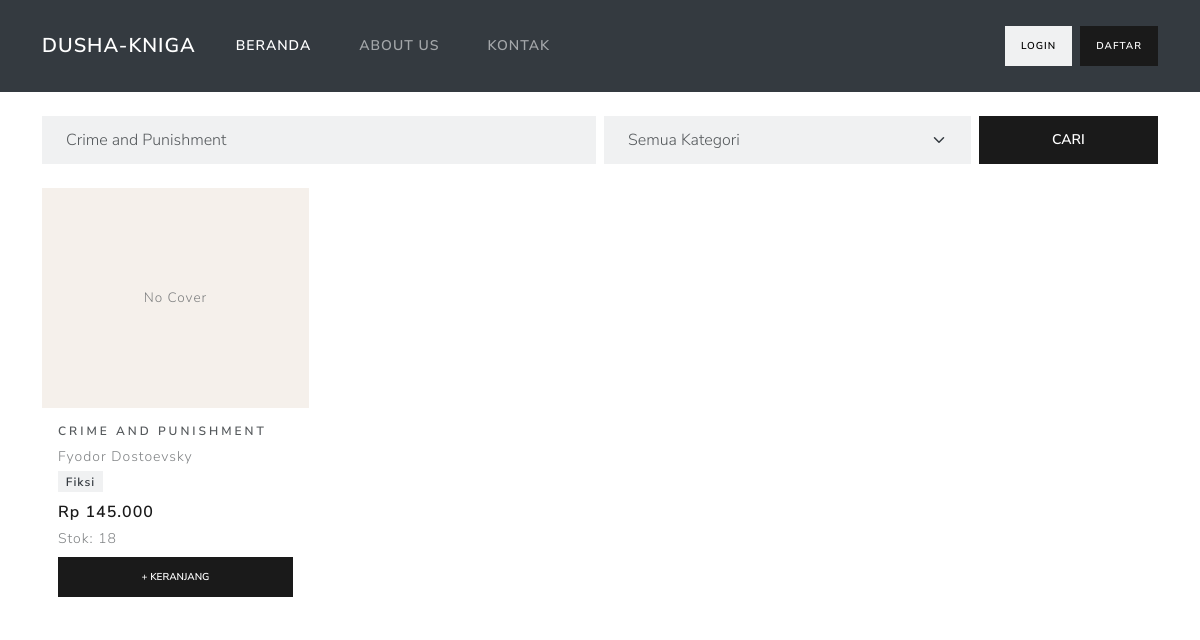
The app's page /index.php?cari=Crime and Punishment with its own data.
### tables this page shows
CREATE TABLE IF NOT EXISTS buku (
    id           INT AUTO_INCREMENT PRIMARY KEY,
    id_kategori  INT           NOT NULL,
    judul        VARCHAR(200)  NOT NULL,
    pengarang    VARCHAR(100)  NOT NULL,
    penerbit     VARCHAR(100),
    tahun_terbit YEAR,
    harga        DECIMAL(10,2) NOT NULL DEFAULT 0,
    stok         INT           NOT NULL DEFAULT 0,
    deskripsi    TEXT,
    cover_image  VARCHAR(255)  DEFAULT NULL,
    created_at   TIMESTAMP DEFAULT CURRENT_TIMESTAMP,
    FOREIGN KEY (id_kategori) REFERENCES kategori(id) ON DELETE RESTRICT
);

CREATE TABLE IF NOT EXISTS kategori (
    id            INT AUTO_INCREMENT PRIMARY KEY,
    nama_kategori VARCHAR(100) NOT NULL,
    deskripsi     TEXT,
    created_at    TIMESTAMP DEFAULT CURRENT_TIMESTAMP
);

### index.php (the view, shortened to what this page needs)
<?php
require_once 'config.php';
$cari      = isset($_GET['cari'])      ? trim($_GET['cari'])       : '';
$conditions = ["b.stok > 0"];
if ($cari) {
    $safe = mysqli_real_escape_string($conn, $cari);
    $conditions[] = "(b.judul LIKE '%$safe%' OR b.pengarang LIKE '%$safe%')";
}
$where  = "WHERE " . implode(" AND ", $conditions);
$query  = "SELECT b.*, k.nama_kategori FROM buku b JOIN kategori k ON b.id_kategori = k.id $where ORDER BY b.created_at ASC";
$result = mysqli_query($conn, $query);
$total_keranjang = 0;
?>
<!DOCTYPE html>
<html lang="id">
<head>
    <link href="/bnsp-preps/assets/bootstrap.min%20(2).css" rel="stylesheet">
</head>
<body>
<nav class="navbar navbar-expand-lg navbar-dark bg-dark">
    <div class="container">
        <a class="navbar-brand fw-bold" href="index.php">Dusha-Kniga</a>
        <div class="collapse navbar-collapse" id="navMain">
            <ul class="navbar-nav me-auto">
                <li class="nav-item"><a class="nav-link active" href="index.php">Beranda</a></li>
                <li class="nav-item"><a class="nav-link" href="about.php">About Us</a></li>
                <li class="nav-item"><a class="nav-link" href="contact.php">Kontak</a></li>
            </ul>
            <div class="d-flex align-items-center gap-2">
                <?php if (!empty($_SESSION['user_id'])): ?>
                    <a href="user/keranjang.php" class="btn btn-light btn-sm">
                        Keranjang <?= $total_keranjang > 0 ? "($total_keranjang)" : '' ?>
                    </a>
                    <a href="user/pesanan.php" class="btn btn-light btn-sm">Pesanan Saya</a>
                    <span class="text-light">Halo, <?= htmlspecialchars($_SESSION['user_nama']) ?></span>
                    <a href="auth/logout.php" class="btn btn-outline-danger btn-sm">Logout</a>
                <?php else: ?>
                    <a href="auth/login.php" class="btn btn-light btn-sm">Login</a>
                    <a href="auth/register.php" class="btn btn-primary btn-sm">Daftar</a>
                <?php endif; ?>
            </div>
        </div>
    </div>
</nav>
<div class="container mt-4">
    <form method="GET" class="row g-2 mb-4">
        <div class="col-md-6">
            <input type="text" name="cari" class="form-control" placeholder="Cari judul atau pengarang..." value="<?= htmlspecialchars($cari) ?>">
        </div>
        <div class="col-md-4">
            <select name="kategori" class="form-select">
                <option value="">Semua Kategori</option>
            </select>
        </div>
        <div class="col-md-2">
            <button type="submit" class="btn btn-primary w-100">Cari</button>
        </div>
    </form>
    <div class="row g-3">
    <?php
    while ($row = mysqli_fetch_assoc($result)):
    ?>
        <div class="col-6 col-md-4 col-lg-3">
            <div class="card h-100">
                <div style="height:220px;background:#f5f0eb;display:flex;align-items:center;justify-content:center;padding:12px">
                    <?php if ($row['cover_image']): ?>
                        <img src="<?= UPLOAD_URL . htmlspecialchars($row['cover_image']) ?>" style="max-width:100%;max-height:196px;object-fit:contain;box-shadow:2px 4px 12px rgba(0,0,0,0.18)">
                    <?php else: ?>
                        <span class="text-muted" style="font-size:0.85rem">No Cover</span>
                    <?php endif; ?>
                </div>
                <div class="card-body d-flex flex-column">
                    <h6 class="card-title"><?= htmlspecialchars($row['judul']) ?></h6>
                    <small class="text-muted"><?= htmlspecialchars($row['pengarang']) ?></small>
                    <small class="badge bg-light text-dark border mb-2 mt-1 align-self-start"><?= htmlspecialchars($row['nama_kategori']) ?></small>
                    <p class="fw-bold text-primary mt-auto mb-1">Rp <?= number_format($row['harga'], 0, ',', '.') ?></p>
                    <small class="text-muted mb-2">Stok: <?= $row['stok'] ?></small>
                    <form method="POST" action="user/keranjang.php">
                        <button type="submit" class="btn btn-primary btn-sm w-100">+ Keranjang</button>
                    </form>
                </div>
            </div>
        </div>
    <?php endwhile; ?>
    </div>
</div>
</body>
</html>

### records on screen
buku: shows "No Cover", judul "CRIME AND PUNISHMENT", pengarang "Fyodor Dostoevsky", id_kategori.nama_kategori "Fiksi", harga "145.000", stok "18"
